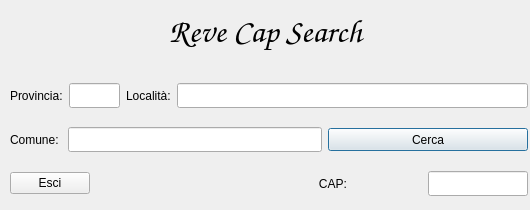
<?xml version="1.0" encoding="UTF-8"?>
<ui version="4.0">
 <class>Dialog</class>
 <widget class="QDialog" name="Dialog">
  <property name="geometry">
   <rect>
    <x>0</x>
    <y>0</y>
    <width>530</width>
    <height>210</height>
   </rect>
  </property>
  <property name="maximumSize">
   <size>
    <width>530</width>
    <height>210</height>
   </size>
  </property>
  <property name="windowTitle">
   <string>Reve Cap Search</string>
  </property>
  <property name="windowIcon">
   <iconset>
    <normaloff>cap.png</normaloff>cap.png</iconset>
  </property>
  <widget class="QLabel" name="labelTitle">
   <property name="geometry">
    <rect>
     <x>20</x>
     <y>10</y>
     <width>491</width>
     <height>41</height>
    </rect>
   </property>
   <property name="sizePolicy">
    <sizepolicy hsizetype="Preferred" vsizetype="Preferred">
     <horstretch>0</horstretch>
     <verstretch>0</verstretch>
    </sizepolicy>
   </property>
   <property name="font">
    <font>
     <family>Comic Sans MS</family>
     <pointsize>25</pointsize>
     <weight>75</weight>
     <bold>true</bold>
    </font>
   </property>
   <property name="text">
    <string>Reve Cap Search</string>
   </property>
   <property name="alignment">
    <set>Qt::AlignCenter</set>
   </property>
  </widget>
  <widget class="QWidget" name="layoutWidget">
   <property name="geometry">
    <rect>
     <x>10</x>
     <y>70</y>
     <width>518</width>
     <height>141</height>
    </rect>
   </property>
   <layout class="QVBoxLayout" name="verticalLayout">
    <item>
     <layout class="QHBoxLayout" name="horizontalLayout">
      <property name="sizeConstraint">
       <enum>QLayout::SetMaximumSize</enum>
      </property>
      <item>
       <widget class="QLabel" name="labelProv">
        <property name="text">
         <string>Provincia:</string>
        </property>
       </widget>
      </item>
      <item>
       <widget class="QLineEdit" name="lineProv">
        <property name="sizePolicy">
         <sizepolicy hsizetype="Expanding" vsizetype="Maximum">
          <horstretch>0</horstretch>
          <verstretch>0</verstretch>
         </sizepolicy>
        </property>
        <property name="minimumSize">
         <size>
          <width>0</width>
          <height>25</height>
         </size>
        </property>
        <property name="maximumSize">
         <size>
          <width>51</width>
          <height>16777215</height>
         </size>
        </property>
        <property name="maxLength">
         <number>2</number>
        </property>
       </widget>
      </item>
      <item>
       <widget class="QLabel" name="labelLocal">
        <property name="text">
         <string>Località:</string>
        </property>
       </widget>
      </item>
      <item>
       <widget class="QLineEdit" name="lineLocal">
        <property name="sizePolicy">
         <sizepolicy hsizetype="Expanding" vsizetype="Maximum">
          <horstretch>0</horstretch>
          <verstretch>0</verstretch>
         </sizepolicy>
        </property>
        <property name="minimumSize">
         <size>
          <width>0</width>
          <height>25</height>
         </size>
        </property>
       </widget>
      </item>
     </layout>
    </item>
    <item>
     <layout class="QHBoxLayout" name="horizontalLayout_4">
      <item>
       <layout class="QHBoxLayout" name="horizontalLayout_2">
        <item>
         <widget class="QLabel" name="labelComune">
          <property name="text">
           <string>Comune: </string>
          </property>
         </widget>
        </item>
        <item>
         <widget class="QLineEdit" name="lineComune">
          <property name="sizePolicy">
           <sizepolicy hsizetype="Expanding" vsizetype="Maximum">
            <horstretch>0</horstretch>
            <verstretch>0</verstretch>
           </sizepolicy>
          </property>
          <property name="minimumSize">
           <size>
            <width>0</width>
            <height>25</height>
           </size>
          </property>
         </widget>
        </item>
       </layout>
      </item>
      <item>
       <widget class="QPushButton" name="buttonCerca">
        <property name="minimumSize">
         <size>
          <width>200</width>
          <height>23</height>
         </size>
        </property>
        <property name="text">
         <string>Cerca</string>
        </property>
       </widget>
      </item>
     </layout>
    </item>
    <item>
     <layout class="QHBoxLayout" name="horizontalLayout_3">
      <item>
       <widget class="QPushButton" name="buttonExit">
        <property name="text">
         <string>Esci</string>
        </property>
       </widget>
      </item>
      <item>
       <widget class="QLabel" name="labelCap">
        <property name="sizePolicy">
         <sizepolicy hsizetype="Preferred" vsizetype="Preferred">
          <horstretch>2</horstretch>
          <verstretch>0</verstretch>
         </sizepolicy>
        </property>
        <property name="text">
         <string>                                                                   CAP:</string>
        </property>
       </widget>
      </item>
      <item>
       <widget class="QLineEdit" name="lineCap">
        <property name="minimumSize">
         <size>
          <width>0</width>
          <height>25</height>
         </size>
        </property>
        <property name="maximumSize">
         <size>
          <width>100</width>
          <height>16777215</height>
         </size>
        </property>
        <property name="font">
         <font>
          <family>Liberation Sans</family>
          <weight>75</weight>
          <bold>true</bold>
         </font>
        </property>
       </widget>
      </item>
     </layout>
    </item>
   </layout>
  </widget>
 </widget>
 <resources/>
 <connections/>
</ui>
